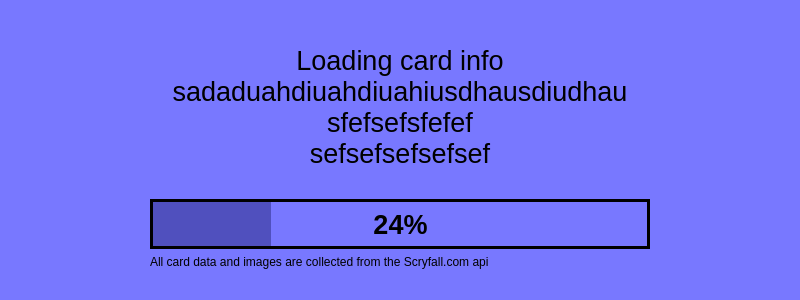
<?xml version="1.0" encoding="UTF-8"?>
<ui version="4.0">
 <class>LoadingWindow</class>
 <widget class="QMainWindow" name="LoadingWindow">
  <property name="geometry">
   <rect>
    <x>0</x>
    <y>0</y>
    <width>800</width>
    <height>300</height>
   </rect>
  </property>
  <property name="minimumSize">
   <size>
    <width>800</width>
    <height>300</height>
   </size>
  </property>
  <property name="maximumSize">
   <size>
    <width>800</width>
    <height>300</height>
   </size>
  </property>
  <property name="contextMenuPolicy">
   <enum>Qt::ContextMenuPolicy::DefaultContextMenu</enum>
  </property>
  <property name="windowTitle">
   <string>Loading...</string>
  </property>
  <property name="styleSheet">
   <string notr="true">QWidget {
	background-color: rgb(120, 120, 255);
}
QProgressBar {
	border: 3px solid black;
}
QProgressBar::chunk {
	background-color: rgb(80, 80, 190);
}</string>
  </property>
  <widget class="QWidget" name="centralwidget">
   <layout class="QHBoxLayout" name="horizontalLayout">
    <item>
     <spacer name="horizontalSpacer">
      <property name="orientation">
       <enum>Qt::Orientation::Horizontal</enum>
      </property>
      <property name="sizeHint" stdset="0">
       <size>
        <width>40</width>
        <height>20</height>
       </size>
      </property>
     </spacer>
    </item>
    <item>
     <layout class="QVBoxLayout" name="verticalLayout">
      <item>
       <spacer name="verticalSpacer">
        <property name="orientation">
         <enum>Qt::Orientation::Vertical</enum>
        </property>
        <property name="sizeHint" stdset="0">
         <size>
          <width>20</width>
          <height>40</height>
         </size>
        </property>
       </spacer>
      </item>
      <item>
       <spacer name="verticalSpacer_3">
        <property name="orientation">
         <enum>Qt::Orientation::Vertical</enum>
        </property>
        <property name="sizeHint" stdset="0">
         <size>
          <width>20</width>
          <height>40</height>
         </size>
        </property>
       </spacer>
      </item>
      <item>
       <widget class="QLabel" name="loading_info">
        <property name="minimumSize">
         <size>
          <width>0</width>
          <height>130</height>
         </size>
        </property>
        <property name="maximumSize">
         <size>
          <width>500</width>
          <height>130</height>
         </size>
        </property>
        <property name="font">
         <font>
          <pointsize>20</pointsize>
         </font>
        </property>
        <property name="text">
         <string>Loading card info sadaduahdiuahdiuahiusdhausdiudhau
sfefsefsfefef
sefsefsefsefsef</string>
        </property>
        <property name="alignment">
         <set>Qt::AlignmentFlag::AlignHCenter|Qt::AlignmentFlag::AlignTop</set>
        </property>
        <property name="wordWrap">
         <bool>true</bool>
        </property>
       </widget>
      </item>
      <item>
       <spacer name="verticalSpacer_2">
        <property name="orientation">
         <enum>Qt::Orientation::Vertical</enum>
        </property>
        <property name="sizeHint" stdset="0">
         <size>
          <width>20</width>
          <height>40</height>
         </size>
        </property>
       </spacer>
      </item>
      <item>
       <widget class="QProgressBar" name="progressBar">
        <property name="minimumSize">
         <size>
          <width>500</width>
          <height>50</height>
         </size>
        </property>
        <property name="maximumSize">
         <size>
          <width>500</width>
          <height>50</height>
         </size>
        </property>
        <property name="font">
         <font>
          <pointsize>20</pointsize>
          <bold>true</bold>
         </font>
        </property>
        <property name="value">
         <number>24</number>
        </property>
        <property name="alignment">
         <set>Qt::AlignmentFlag::AlignCenter</set>
        </property>
       </widget>
      </item>
      <item>
       <widget class="QLabel" name="label_2">
        <property name="text">
         <string>All card data and images are collected from the Scryfall.com api</string>
        </property>
       </widget>
      </item>
     </layout>
    </item>
    <item>
     <spacer name="horizontalSpacer_2">
      <property name="orientation">
       <enum>Qt::Orientation::Horizontal</enum>
      </property>
      <property name="sizeHint" stdset="0">
       <size>
        <width>40</width>
        <height>20</height>
       </size>
      </property>
     </spacer>
    </item>
   </layout>
  </widget>
  <widget class="QMenuBar" name="menubar">
   <property name="geometry">
    <rect>
     <x>0</x>
     <y>0</y>
     <width>800</width>
     <height>22</height>
    </rect>
   </property>
  </widget>
  <widget class="QStatusBar" name="statusbar"/>
 </widget>
 <resources/>
 <connections/>
</ui>
